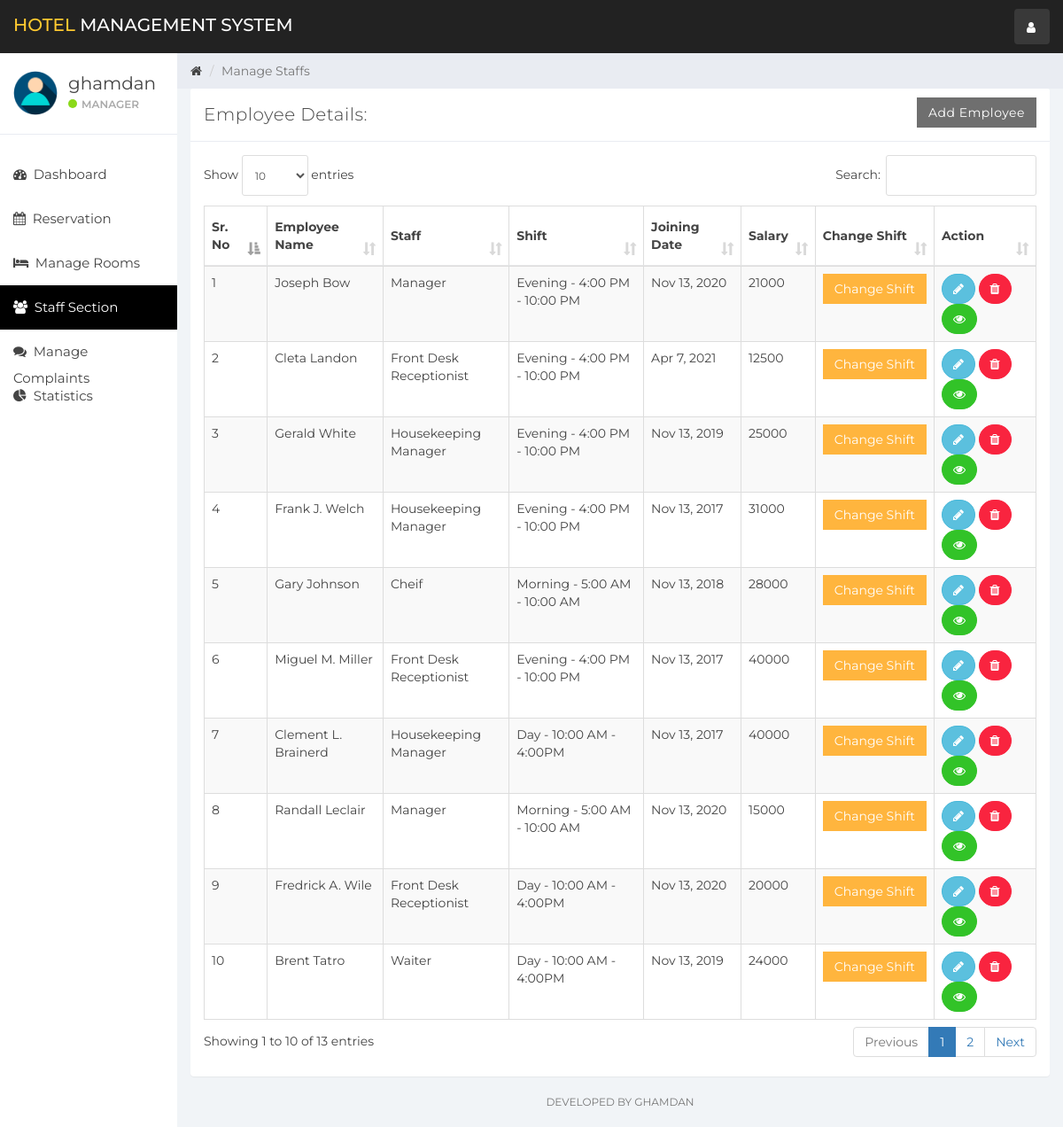
Page /index.php?staff_mang (signed in) on the committed database.
### tables this page shows
CREATE TABLE `user` (
  `id` int(11) NOT NULL,
  `name` varchar(100) NOT NULL,
  `username` varchar(15) NOT NULL,
  `email` varchar(100) NOT NULL,
  `password` varchar(100) NOT NULL,
  `created_at` timestamp NOT NULL DEFAULT CURRENT_TIMESTAMP
);

CREATE TABLE `staff` (
  `emp_id` int(11) NOT NULL,
  `emp_name` varchar(100) NOT NULL,
  `staff_type_id` int(11) NOT NULL,
  `shift_id` int(11) NOT NULL,
  `id_card_type` int(11) NOT NULL,
  `id_card_no` varchar(20) NOT NULL,
  `address` varchar(100) NOT NULL,
  `contact_no` bigint(20) NOT NULL,
  `salary` bigint(20) NOT NULL,
  `joining_date` timestamp NOT NULL DEFAULT CURRENT_TIMESTAMP,
  `updated_at` timestamp NOT NULL DEFAULT CURRENT_TIMESTAMP ON UPDATE CURRENT_TIMESTAMP
);

CREATE TABLE `staff_type` (
  `staff_type_id` int(10) NOT NULL,
  `staff_type` varchar(100) NOT NULL
);

CREATE TABLE `shift` (
  `shift_id` int(10) NOT NULL,
  `shift` varchar(100) NOT NULL,
  `shift_timing` varchar(100) NOT NULL
);

### staff_mang.php (the view, shortened to what this page needs)
<div class="col-sm-9 col-sm-offset-3 col-lg-10 col-lg-offset-2 main">
    <div class="row">
        <ol class="breadcrumb">
            <li><a href="#">
                    <em class="fa fa-home"></em>
                </a></li>
            <li class="active">Manage Staffs</li>
        </ol>
    </div>
    <div class="row">
        <div class="col-lg-12">
            <div class="panel panel-default">
                <div class="panel-heading">Employee Details:
                    <a href="index.php?add_emp" class="btn btn-secondary pull-right" style="border-radius:0%">Add Employee</a>
                </div>
                <div class="panel-body">
                    <table class="table table-striped table-bordered table-responsive" cellspacing="0" width="100%"
                           id="rooms">
                        <thead>
                        <tr>
                            <th>Sr. No</th>
                            <th>Employee Name</th>
                            <th>Staff</th>
                            <th>Shift</th>
                            <th>Joining Date</th>
                            <th>Salary</th>
                            <th>Change Shift</th>
                            <th>Action</th>
                        </tr>
                        </thead>
                        <tbody>
                        <?php
                        $staff_query = "SELECT * FROM staff  NATURAL JOIN staff_type NATURAL JOIN shift";
                        $staff_result = mysqli_query($connection, $staff_query);
                        if (mysqli_num_rows($staff_result) > 0) {
                            while ($staff = mysqli_fetch_assoc($staff_result)) { ?>
                                <tr>
                                    <td><?php echo $staff['emp_id']; ?></td>
                                    <td><?php echo $staff['emp_name']; ?></td>
                                    <td><?php echo $staff['staff_type']; ?></td>
                                    <td><?php echo $staff['shift'] . ' - ' . $staff['shift_timing']; ?></td>
                                    <td><?php echo date('M j, Y', strtotime($staff['joining_date'])); ?></td>
                                    <td><?php echo $staff['salary']; ?></td>
                                    <td>
                                        <button class="btn btn-warning" style="border-radius:0%" data-toggle="modal" data-target="#changeShift"
                                                data-id="<?php echo $staff['emp_id']; ?>" id="change_shift">Change Shift</button>
                                    </td>
                                    <td>
                                        <button data-toggle="modal"
                                                data-target="#empDetail<?php echo $staff['emp_id']; ?>"
                                                data-id="<?php echo $staff['emp_id']; ?>" id="editEmp"
                                                class="btn btn-info" style="border-radius:60px;"><i class="fa fa-pencil"></i></button>
                                        <a href='functionmis.php?empid=<?php echo $staff['emp_id']; ?>'
                                           class="btn btn-danger" onclick="return confirm('Are you Sure?')" style="border-radius:60px;"><i
                                                    class="fa fa-trash"></i></a>
                                        <a href='index.php?emp_history&empid=<?php echo $staff['emp_id']; ?>'
                                           class="btn btn-success" title="Employee Histery" style="border-radius:60px;"><i class="fa fa-eye"></i></a>
                                    </td>
                                </tr>
                                <?php
                            }
                        }
                        ?>
                        </tbody>
                    </table>
                </div>
            </div>
        </div>
    </div>
    <div class="row">
        <div class="col-sm-12">
        <p class="back-link">Developed By Ghamdan</p>
        </div>
    </div>
</div>

### sidebar.php (shortened to what this page needs)
<div id="sidebar-collapse" class="col-sm-3 col-lg-2 sidebar">
    <div class="profile-sidebar">
        <div class="profile-userpic">
            <img src="img/user.png" class="img-responsive" alt="">
        </div>
        <div class="profile-usertitle">
            <div class="profile-usertitle-name"><?php echo $user['name'];?></div>
            <div class="profile-usertitle-status"><span class="indicator label-success"></span>Manager</div>
        </div>
    </div>
    <ul class="nav menu">
    <?php
        if (isset($_GET['dashboard'])){ ?>
            <li class="active">
                <a href="index.php?dashboard"><em class="fa fa-dashboard">&nbsp;</em>
                    Dashboard
                </a>
            </li>
        <?php } else{?>
            <li>
                <a href="index.php?dashboard"><em class="fa fa-dashboard">&nbsp;</em>
                    Dashboard
                </a>
            </li>
        <?php }
        if (isset($_GET['reservation'])){ ?>
            <li class="active">
            <a href="index.php?reservation"><em class="fa fa-calendar">&nbsp;</em>
                    Reservation
                </a>
            </li>
        <?php } else{?>
            <li>
            <a href="index.php?reservation"><em class="fa fa-calendar">&nbsp;</em>
                    Reservation
                </a>
            </li>
        <?php }
        if (isset($_GET['room_mang'])){ ?>
            <li class="active">
                <a href="index.php?room_mang"><em class="fa fa-bed">&nbsp;</em>
                    Manage Rooms
                </a>
            </li>
        <?php } else{?>
            <li>
            <a href="index.php?room_mang"><em class="fa fa-bed">&nbsp;</em>
                    Manage Rooms
                </a>
            </li>
        <?php }
        if (isset($_GET['staff_mang'])){ ?>
            <li class="active">
                <a href="index.php?staff_mang"><em class="fa fa-users">&nbsp;</em>
                    Staff Section
                </a>
            </li>
        <?php }
        if (isset($_GET['complain'])){ ?>
            <li class="active">
                <a href="index.php?complain"><em class="fa fa-comments">&nbsp;</em>
                    Manage Complaints
                </a>
            </li>
        <?php } else{?>
            <li>
                <a href="index.php?complain"><em class="fa fa-comments">&nbsp;</em>
                    Manage Complaints
                </a>
            </li>
        <?php }
        ?>
        <?php
        if (isset($_GET['statistics'])){ ?>
            <li class="active">
                <a href="index.php?statistics"><em class="fa fa-pie-chart">&nbsp;</em>
                    Statistics
                </a>
            </li>
        <?php } else{?>
        <li>
            <a href="index.php?statistics"><em class="fa fa-pie-chart">&nbsp;</em>
                Statistics
            </a>
        </li>
<?php }?>
    </ul>
</div>

### rows in the picture
user: name "ghamdan"
staff: emp_id "1", emp_name "Joseph Bow", staff_type.staff_type "Manager", shift.shift "Evening", shift.shift_timing "4:00 PM - 10:00 PM", joining_date "Nov 13, 2020", salary "21000"
staff: emp_id "2", emp_name "Cleta Landon", staff_type.staff_type "Front Desk Receptionist", shift.shift "Evening", shift.shift_timing "4:00 PM - 10:00 PM", joining_date "Apr 7, 2021", salary "12500"
staff: emp_id "3", emp_name "Gerald White", staff_type.staff_type "Housekeeping Manager", shift.shift "Evening", shift.shift_timing "4:00 PM - 10:00 PM", joining_date "Nov 13, 2019", salary "25000"
staff: emp_id "4", emp_name "Frank J. Welch", staff_type.staff_type "Housekeeping Manager", shift.shift "Evening", shift.shift_timing "4:00 PM - 10:00 PM", joining_date "Nov 13, 2017", salary "31000"
staff: emp_id "5", emp_name "Gary Johnson", staff_type.staff_type "Cheif", shift.shift "Morning", shift.shift_timing "5:00 AM - 10:00 AM", joining_date "Nov 13, 2018", salary "28000"
staff: emp_id "6", emp_name "Miguel M. Miller", staff_type.staff_type "Front Desk Receptionist", shift.shift "Evening", shift.shift_timing "4:00 PM - 10:00 PM", joining_date "Nov 13, 2017", salary "40000"
staff: emp_id "7", emp_name "Clement L. Brainerd", staff_type.staff_type "Housekeeping Manager", shift.shift "Day", shift.shift_timing "10:00 AM - 4:00PM", joining_date "Nov 13, 2017", salary "40000"
staff: emp_id "8", emp_name "Randall Leclair", staff_type.staff_type "Manager", shift.shift "Morning", shift.shift_timing "5:00 AM - 10:00 AM", joining_date "Nov 13, 2020", salary "15000"
staff: emp_id "9", emp_name "Fredrick A. Wile", staff_type.staff_type "Front Desk Receptionist", shift.shift "Day", shift.shift_timing "10:00 AM - 4:00PM", joining_date "Nov 13, 2020", salary "20000"
staff: emp_id "10", emp_name "Brent Tatro", staff_type.staff_type "Waiter", shift.shift "Day", shift.shift_timing "10:00 AM - 4:00PM", joining_date "Nov 13, 2019", salary "24000"
